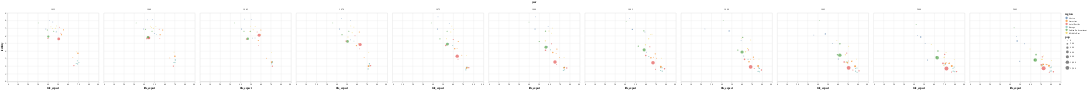

Notebook code for this chart:
### Code cell
chart = alt.Chart(
    df
).mark_circle(
).encode(
    x='life_expect',
    y='fertility',
    color='region:N',
    size=alt.Size('pop', scale=alt.Scale(range=[10, 300])),
    tooltip=['country', 'region', 'pop', 'fertility', 'life_expect', 'year'],
    column='year',  # facet by year
)

chart.display()

### Figure 1 — Vega-Lite specification as saved in the notebook (floating-point values rounded to 4 significant figures; data arrays with more than 128 entries replaced by an {"elided": "..."} marker saying what was removed)
{"$schema": "https://vega.github.io/schema/vega-lite/v3.4.0.json", "config": {"mark": {"tooltip": null}, "view": {"height": 300, "width": 400}}, "data": {"name": "data-eb55b3c04935b1d5bce4fa9a8c24136b"}, "datasets": {"data-eb55b3c04935b1d5bce4fa9a8c24136b": {"elided": "308 records"}}, "encoding": {"color": {"field": "region", "type": "nominal"}, "column": {"field": "year", "type": "quantitative"}, "size": {"field": "pop", "scale": {"range": [10, 300]}, "type": "quantitative"}, "tooltip": [{"field": "country", "type": "nominal"}, {"field": "region", "type": "nominal"}, {"field": "pop", "type": "quantitative"}, {"field": "fertility", "type": "quantitative"}, {"field": "life_expect", "type": "quantitative"}, {"field": "year", "type": "quantitative"}], "x": {"field": "life_expect", "type": "quantitative"}, "y": {"field": "fertility", "type": "quantitative"}}, "mark": "circle"}
